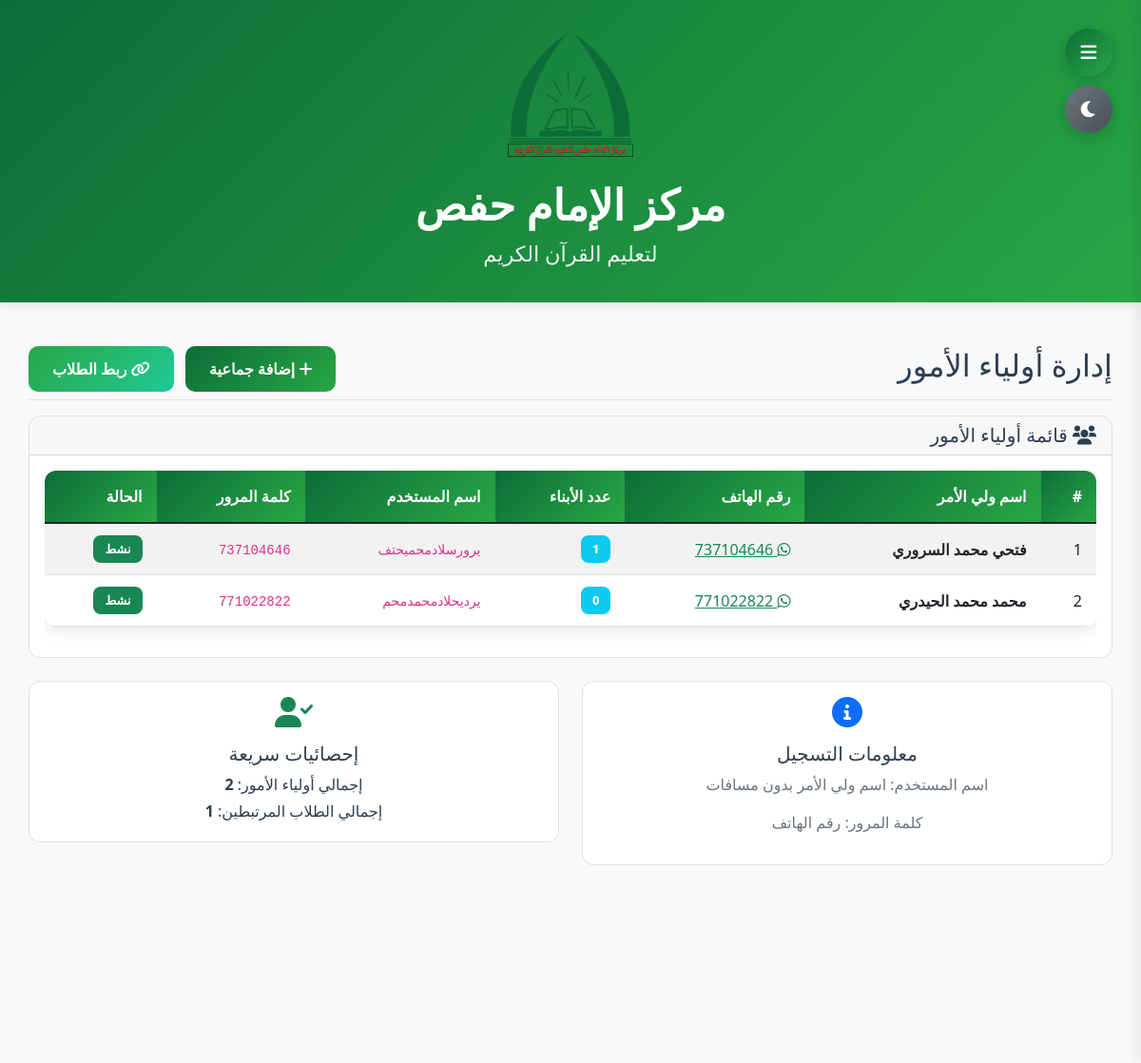
Page /parents (signed in) on the committed database.
### app.py (models this page shows)
class Settings(db.Model):
    id = db.Column(db.Integer, primary_key=True)
    site_name = db.Column(db.String(100), default='مركز الإمام حفص')
    site_description = db.Column(db.String(200), default='لتعليم القرآن الكريم')
    contact_phone = db.Column(db.String(20))
    contact_email = db.Column(db.String(100))
    location_address = db.Column(db.String(300), default='مأرب - شارع الأربعين - خلف مستشفى نيوم')
    location_map_url = db.Column(db.String(500))
    logo = db.Column(db.String(200))
    primary_color = db.Column(db.String(7), default='#2c5aa0')
    secondary_color = db.Column(db.String(7), default='#28a745')
    background_color = db.Column(db.String(7), default='#f8f9fa')
    text_color = db.Column(db.String(7), default='#2c3e50')
    whatsapp_message_template = db.Column(db.Text, default='تقرير {report_type} للتسميع\n\nالطالب: {student_name}\nالحلقة: {circle_name}\nالمعلم: {teacher_name}\nالفترة: من {start_date} إلى {end_date}\n\nالتسميع:\n{reports_details}\n\nإحصائيات الحضور:\n{attendance_stats}\n\n{site_name}')
    support_bank_accounts = db.Column(db.Text, default='بنك الكريمي: 123456789\nبنك الشرق: 987654321\nبنك التضامن: 456789123')
    support_message = db.Column(db.Text, default='نورٌ نُهديه وجيل نربيه')
    dark_mode_enabled = db.Column(db.Boolean, default=False)
    teacher_requires_approval = db.Column(db.Boolean, default=True)
    allow_custom_teacher_name = db.Column(db.Boolean, default=True)

class Parent(db.Model):
    id = db.Column(db.Integer, primary_key=True)
    name = db.Column(db.String(100), nullable=False)
    phone = db.Column(db.String(20), unique=True, nullable=False)
    is_active = db.Column(db.Boolean, default=True)
    user_id = db.Column(db.Integer, db.ForeignKey('user.id'))

### app.py (the view)
@app.route('/parents')
@require_role('admin')
def parents():
    parents = Parent.query.all()
    total_linked_students = Student.query.filter(Student.parent_id.isnot(None)).count()
    return render_template('parents.html', parents=parents, total_linked_students=total_linked_students)

### app.py (called while the page is built)
@app.context_processor
def inject_globals():
    settings = Settings.query.first() or Settings()
    current_year = datetime.now().year
    unread_notifications = 0
    if 'user_id' in session and session.get('role') == 'parent':
        parent = Parent.query.filter_by(name=session['name']).first()
        if parent and parent.user_id:
            unread_notifications = Notification.query.filter_by(user_id=parent.user_id, is_read=False).count()
    return dict(
        datetime=datetime, now=datetime.now, timedelta=timedelta,
        settings=settings, Report=Report, Attendance=Attendance,
        Holiday=Holiday, Parent=Parent, current_year=current_year,
        unread_notifications=unread_notifications
    )

def require_role(role):
    def decorator(f):
        @wraps(f)
        def decorated(*args, **kwargs):
            if session.get('role') != role:
                flash('ليس لديك صلاحية للوصول إلى هذه الصفحة', 'error')
                return redirect(url_for('dashboard'))
            return f(*args, **kwargs)
        return decorated
    return decorator

### templates/parents.html (shortened to what this page needs)
{% extends "base.html" %}
{% block content %}
<div class="d-flex justify-content-between flex-wrap flex-md-nowrap align-items-center pt-3 pb-2 mb-3 border-bottom">
    <h1 class="h2">إدارة أولياء الأمور</h1>
    <div>
        <a href="{{ url_for('add_parents') }}" class="btn btn-primary me-2">
            <i class="fas fa-plus"></i> إضافة جماعية
        </a>
        <a href="{{ url_for('link_students_to_parents') }}" class="btn btn-success">
            <i class="fas fa-link"></i> ربط الطلاب
        </a>
    </div>
</div>
<div class="card">
    <div class="card-header">
        <h5 class="card-title mb-0"><i class="fas fa-users"></i> قائمة أولياء الأمور</h5>
    </div>
    <div class="card-body">
        {% if parents %}
        <div class="table-responsive">
            <table class="table table-striped table-hover">
                <thead>
                    <tr>
                        <th>#</th>
                        <th>اسم ولي الأمر</th>
                        <th>رقم الهاتف</th>
                        <th>عدد الأبناء</th>
                        <th>اسم المستخدم</th>
                        <th>كلمة المرور</th>
                        <th>الحالة</th>
                    </tr>
                </thead>
                <tbody>
                    {% for parent in parents %}
                    <tr>
                        <td>{{ loop.index }}</td>
                        <td>
                            <strong>{{ parent.name }}</strong>
                        </td>
                        <td>
                            <a href="https://wa.me/967{{ parent.phone }}" target="_blank" class="text-success">
                                <i class="fab fa-whatsapp"></i> {{ parent.phone }}
                            </a>
                        </td>
                        <td>
                            <span class="badge bg-info">{{ parent.students|length }}</span>
                        </td>
                        <td>
                            <code>{{ parent.name.replace(' ', '').lower() }}</code>
                        </td>
                        <td>
                            <code>{{ parent.phone }}</code>
                        </td>
                        <td>
                            <span class="badge bg-success">نشط</span>
                        </td>
                    </tr>
                    {% endfor %}
                </tbody>
            </table>
        </div>
        {% endif %}
    </div>
</div>
<div class="row mt-4">
    <div class="col-md-6">
        <div class="card">
            <div class="card-body text-center">
                <i class="fas fa-info-circle fa-2x text-primary mb-3"></i>
                <h5>معلومات التسجيل</h5>
                <p class="text-muted">اسم المستخدم: اسم ولي الأمر بدون مسافات</p>
                <p class="text-muted">كلمة المرور: رقم الهاتف</p>
            </div>
        </div>
    </div>
    <div class="col-md-6">
        <div class="card">
            <div class="card-body text-center">
                <i class="fas fa-user-check fa-2x text-success mb-3"></i>
                <h5>إحصائيات سريعة</h5>
                <p class="mb-1">إجمالي أولياء الأمور: <strong>{{ parents|length }}</strong></p>
                <p class="mb-1">إجمالي الطلاب المرتبطين: <strong>{{ total_linked_students }}</strong></p>
            </div>
        </div>
    </div>
</div>
{% endblock %}

### templates/base.html (shortened to what this page needs)
<!DOCTYPE html>
<html lang="ar" dir="rtl" class="{% if session.get('dark_mode') or settings.dark_mode_enabled %}dark-mode{% endif %}">
<head>
    <link href="https://cdn.jsdelivr.net/npm/bootstrap@5.1.3/dist/css/bootstrap.min.css" rel="stylesheet">
    <link rel="stylesheet" href="https://cdnjs.cloudflare.com/ajax/libs/font-awesome/6.0.0/css/all.min.css">
    <link href="https://cdn.jsdelivr.net/npm/bootstrap@5.1.3/dist/css/bootstrap.rtl.min.css" rel="stylesheet">
</head>
<body class="{% if session.get('view_type') == 'mobile' %}mobile-view{% endif %}">
    {% if settings.logo or settings.site_name %}
    <div class="header-logo">
        <div class="container">
            {% if settings.logo %}
            <img src="{{ url_for('uploaded_file', filename=settings.logo) }}" class="mb-2" alt="{{ settings.site_name }}" style="background: transparent; border: none;">
            {% endif %}
            <h4>{{ settings.site_name }}</h4>
            {% if settings.site_description %}
            <small>{{ settings.site_description }}</small>
            {% endif %}
        </div>
    </div>
    {% endif %}
    {% if session.user_id %}
    <button class="sidebar-toggle" onclick="toggleSidebar()">
        <i class="fas fa-bars"></i>
    </button>
    <button class="dark-mode-toggle" onclick="toggleDarkMode()">
        <i class="fas {% if session.get('dark_mode') or settings.dark_mode_enabled %}fa-sun{% else %}fa-moon{% endif %}"></i>
    </button>
    {% endif %}
    {% if session.user_id %}
    <main class="main-content">
        {% endif %}
        <div class="page-transition">
            {% block content %}{% endblock %}
        </div>
        {% if session.user_id %}
    </main>
    {% endif %}
</body>
</html>

### rows in the picture
Settings: logo (picture), site_name "مركز الإمام حفص", site_description "لتعليم القرآن الكريم"
Parent: name "فتحي محمد السروري", phone "737104646", students|length "1", name.replace "فتحيمحمدالسروري"
Parent: name "محمد محمد الحيدري", phone "771022822", students|length "0", name.replace "محمدمحمدالحيدري"

### other values in the picture
{{ parents|length }} "2"
{{ total_linked_students }} "1"
